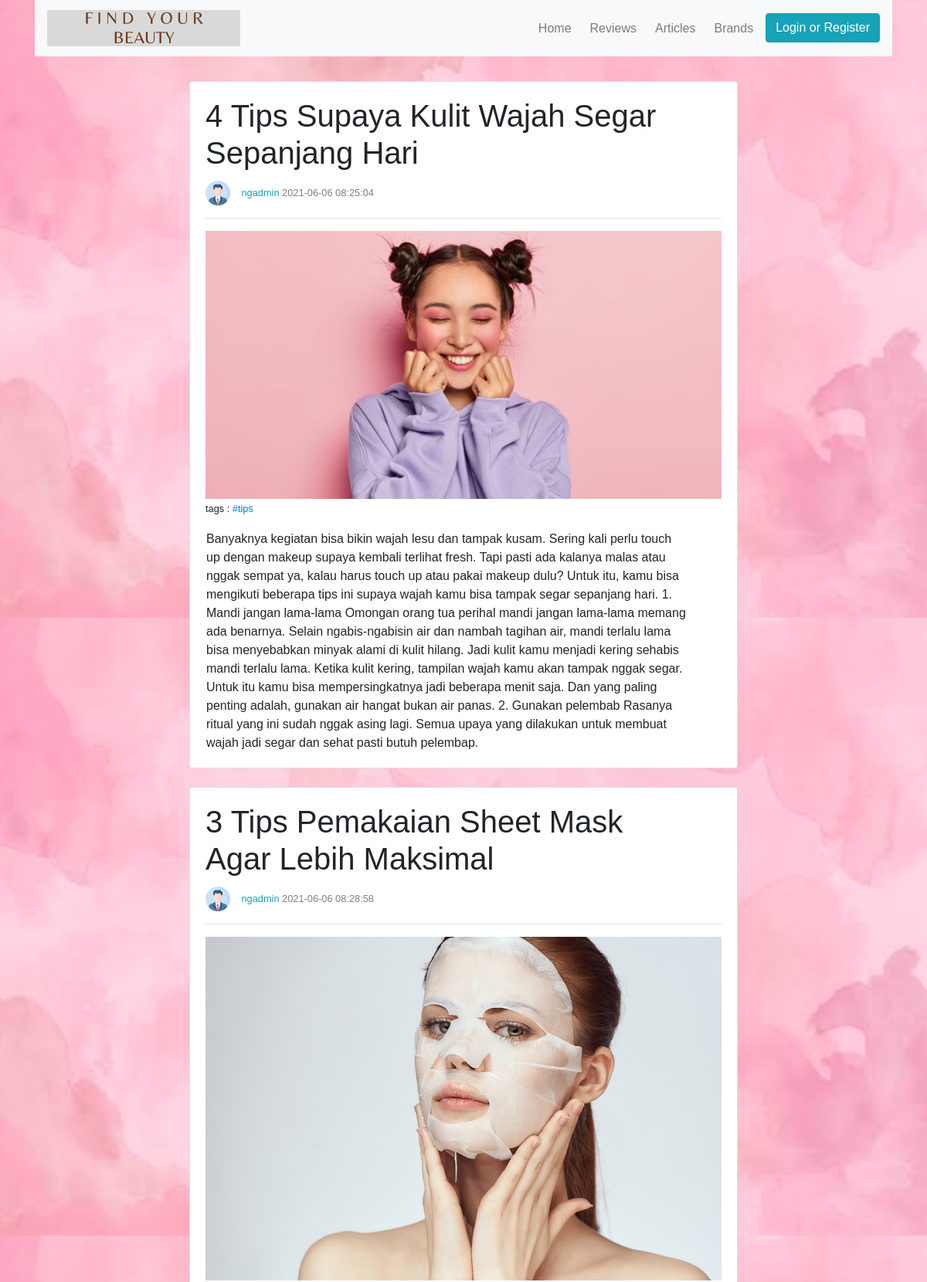
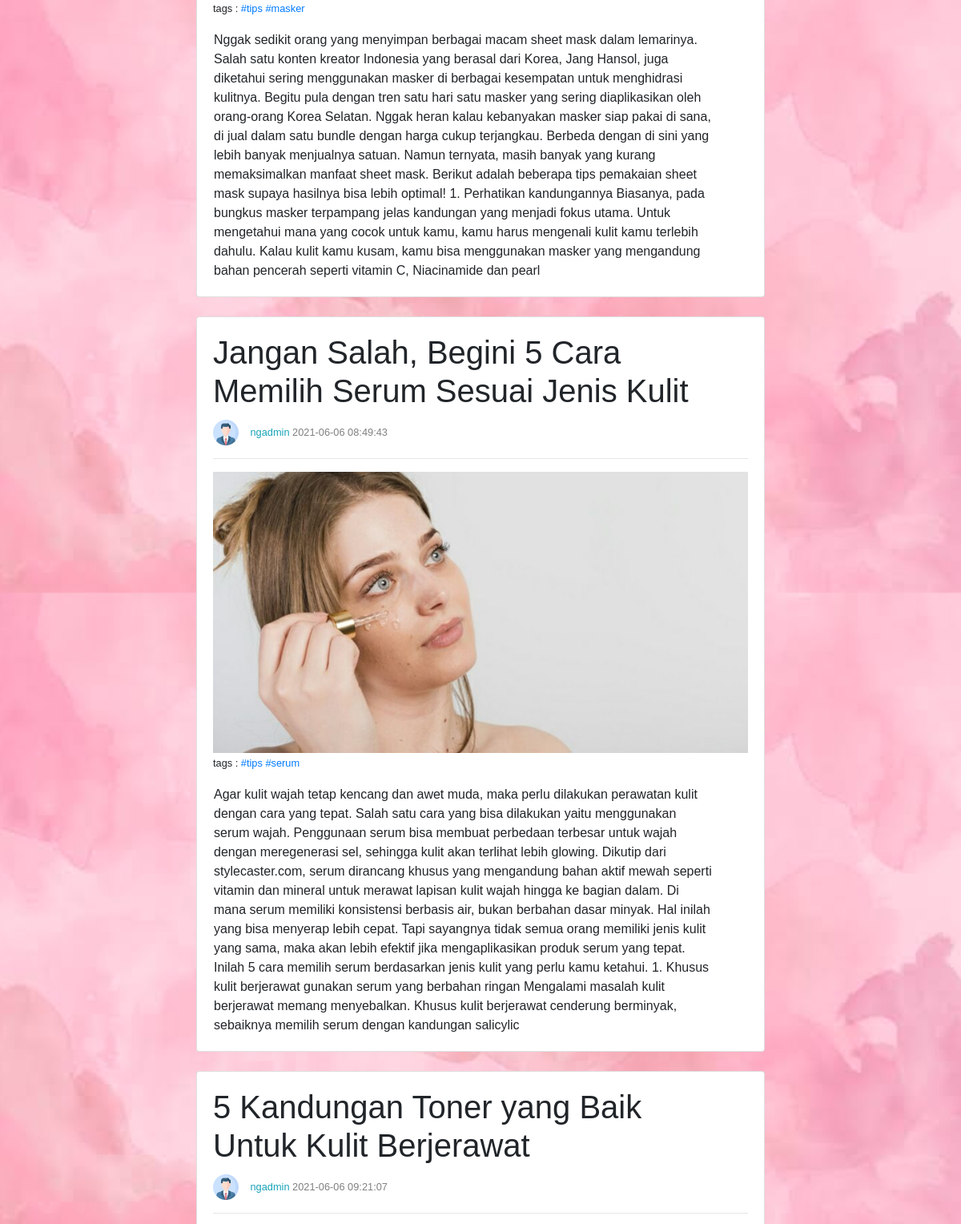
Screenshot of /views/view_article.php (upper part) with the database file from the repository (2 pictures, top to bottom).
### tables this page shows
CREATE TABLE `tb_articles` (
  `id` int NOT NULL,
  `title` varchar(255) NOT NULL,
  `content` varchar(10000) NOT NULL,
  `image` varchar(255) NOT NULL,
  `created_at` timestamp NOT NULL DEFAULT CURRENT_TIMESTAMP,
  `updated_at` timestamp NOT NULL DEFAULT CURRENT_TIMESTAMP,
  `user_id` int NOT NULL
);

CREATE TABLE `tb_users` (
  `id` int NOT NULL,
  `username` varchar(128) NOT NULL,
  `name` varchar(255) NOT NULL,
  `email` varchar(255) NOT NULL,
  `password` varchar(255) NOT NULL,
  `gender` varchar(10) DEFAULT NULL,
  `role` varchar(10) NOT NULL DEFAULT 'user',
  `created_at` timestamp NOT NULL DEFAULT CURRENT_TIMESTAMP,
  `updated_at` timestamp NOT NULL DEFAULT CURRENT_TIMESTAMP
);

### models/Article.php (called while the page is built, shortened)
<?php
class Article {
    public static function get( int $id_article = null) {
        global $conn;
        $id_article = stripslashes(htmlspecialchars($id_article));
        $sql = "SELECT
                    tb_articles.id,
                    tb_articles.title,
                    tb_articles.content,
                    tb_articles.image,
                    tb_articles.created_at,
                    tb_articles.updated_at,
                    tb_articles.user_id,
                    tb_users.name
                FROM
                    tb_articles
                INNER JOIN
                    tb_users
                    ON tb_users.id = tb_articles.user_id";
        $query = mysqli_query($conn, $sql);
        $article = mysqli_fetch_all($query, MYSQLI_ASSOC);
        $article_found = [];
        for( $i = 0; $i < count($article); $i++ ) {
            $article_found[]["article"] = $article[$i];
            $article_found[$i]["tag"] = Article::getTag($article[$i]["id"]);
        }
        return $article_found;
    }
    public static function getTag( int $id_artc) {
        global $conn;
        $sql = "SELECT article_tags.tag
                FROM
                    article_tags
                WHERE
                    article_tags.article_id = {$id_artc}";
        $query = mysqli_query($conn, $sql);
        $data = mysqli_fetch_all($query, MYSQLI_ASSOC);
        $tags = [];
        for( $i=0; $i < count($data); $i++ ) {
            $tags[] = $data[$i]["tag"];
        }
        return (array) $tags;
    }
}

### views/view_article.php (the view, shortened to what this page needs)
<?php
    $article = Article::get();
    require_once 'templates/header.php';
?>
    <div class="container">
            <div class="row">
            </div>
            <div class="row">
                <div class="col-md-8 mx-auto">
                    <?php for( $i = 0; $i < count($article); $i++ ) :?>
                    <?php $data = $article[$i]; ?>
                    <div class="card" style="width: 100%;">
                        <div class="card-body">
                            <div class="row">
                                <div class="col-md-11">
                                    <h1 class="card-title"><?= $data['article']['title']; ?></h1>
                                </div>
                                <div class="col-md-1">
                                </div>
                            </div>
                            <img class="img-fluid" src="../assets/images/profile.png" alt="user_profile" style="padding-right:10px;">
                            <small style="color:grey">
                                <a href="#view_profile.php" class="text-info" style="text-decoration:none;">
                                    <?=$data['article']['name'];?>
                                </a>
                                <?=$data['article']['created_at'];?>
                            </small>
                            <hr>
                            <img src="../uploads/image_article/<?= $data['article']['image']; ?>" class="img-fluid mx-auto d-block" alt="<image article>">
                            <div class="row mb-3">
                                <div class="container">
                                    <small class="mt-3">
                                        tags :
                                        <?php
                                            for( $j=0; $j < count($data['tag']); $j++ ) {
                                                echo "<a href='#?search={$data['tag'][$j]}' style='text-decoration:none;'>";
                                                echo $data['tag'][$j];
                                                echo "</a>";
                                            }
                                        ?>
                                    </small>
                                </div>
                            </div>
                            <div class="row">
                                <p class="card-text text-wrapper ml-3" style="width:39rem;"><?= $data['article']['content']; ?></p>
                            </div>
                        </div>
                    </div> <br>
                    <?php endfor; ?>
                </div>
            </div>
    </div>
<?php require_once 'templates/footer.php'; ?>

### assets/css/style.css (style rules this page uses)
body { padding: 0; margin: 0; font-family: sans-serif; background: #F1EFEF; height: 100vh; width: 100%; height: 100vh; background-image: url(../images/pink.jpeg); background-size: cover; background-position: center; }

### rows the page displays
tb_articles: title "4 Tips Supaya Kulit Wajah Segar Sepanjang Hari", user.name "ngadmin", created_at "2021-06-06 08:25:04", image (picture), tag "#tips", content "Banyaknya kegiatan bisa bikin wajah lesu dan tampak kusam. Sering kali perlu touch up dengan makeup supaya kembali terlihat fresh. Tapi pasti ada kalanya malas atau nggak sempat ya, kalau harus touch up atau pakai makeup dulu? Untuk itu, kamu bisa mengikuti beberapa tips ini supaya wajah kamu bisa tampak segar sepanjang hari. 1. Mandi jangan lama-lama Omongan orang tua perihal mandi jangan lama-lama memang ada benarnya. Selain ngabis-ngabisin air dan nambah tagihan air, mandi terlalu lama bisa menyebabkan minyak alami di kulit hilang. Jadi kulit kamu menjadi kering sehabis mandi terlalu lama. Ketika kulit kering, tampilan wajah kamu akan tampak nggak segar. Untuk itu kamu bisa…"
tb_articles: title "3 Tips Pemakaian Sheet Mask Agar Lebih Maksimal", user.name "ngadmin", created_at "2021-06-06 08:28:58", image (picture), tag "#tips", tag "#masker", content "Nggak sedikit orang yang menyimpan berbagai macam sheet mask dalam lemarinya. Salah satu konten kreator Indonesia yang berasal dari Korea, Jang Hansol, juga diketahui sering menggunakan masker di berbagai kesempatan untuk menghidrasi kulitnya. Begitu pula dengan tren satu hari satu masker yang sering diaplikasikan oleh orang-orang Korea Selatan. Nggak heran kalau kebanyakan masker siap pakai di sana, di jual dalam satu bundle dengan harga cukup terjangkau. Berbeda dengan di sini yang lebih banyak menjualnya satuan. Namun ternyata, masih banyak yang kurang memaksimalkan manfaat sheet mask. Berikut adalah beberapa tips pemakaian sheet mask supaya hasilnya bisa lebih optimal! 1. Perhatikan…"
tb_articles: title "Jangan Salah, Begini 5 Cara Memilih Serum Sesuai Jenis Kulit", user.name "ngadmin", created_at "2021-06-06 08:49:43", image (picture), tag "#tips", tag "#serum", content "Agar kulit wajah tetap kencang dan awet muda, maka perlu dilakukan perawatan kulit dengan cara yang tepat. Salah satu cara yang bisa dilakukan yaitu menggunakan serum wajah. Penggunaan serum bisa membuat perbedaan terbesar untuk wajah dengan meregenerasi sel, sehingga kulit akan terlihat lebih glowing. Dikutip dari stylecaster.com, serum dirancang khusus yang mengandung bahan aktif mewah seperti vitamin dan mineral untuk merawat lapisan kulit wajah hingga ke bagian dalam. Di mana serum memiliki konsistensi berbasis air, bukan berbahan dasar minyak. Hal inilah yang bisa menyerap lebih cepat. Tapi sayangnya tidak semua orang memiliki jenis kulit yang sama, maka akan lebih efektif jika…"
tb_articles: title "5 Kandungan Toner yang Baik Untuk Kulit Berjerawat", user.name "ngadmin", created_at "2021-06-06 09:21:07"
